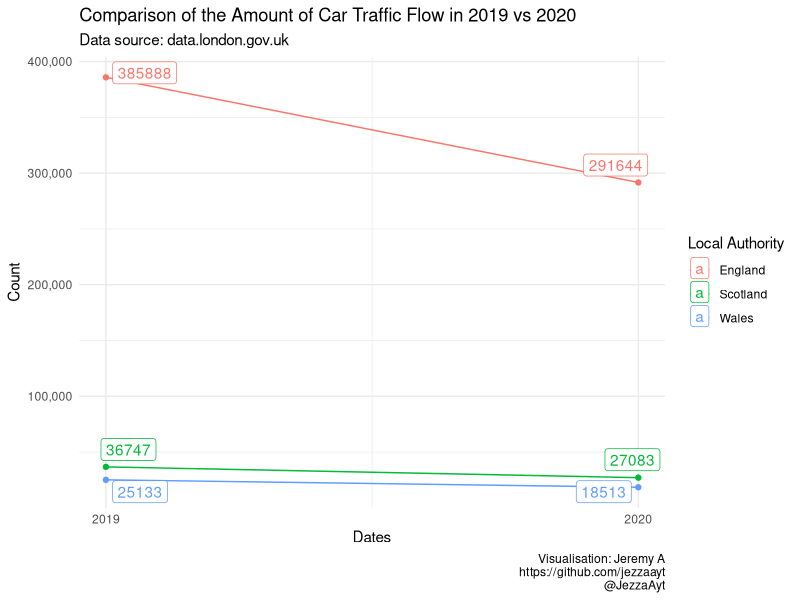

Generate this figure with R:
library(tidyverse)
library(ggrepel)
#data source: https://data.london.gov.uk/dataset/traffic-flows-borough
#license of the data: https://www.nationalarchives.gov.uk/doc/open-government-licence/version/2/
df <- readxl::read_xls("traffic-flow-borough.xls", sheet = "Traffic Flows - Cars")
df
df <- na.omit(df)
df
df2<- df %>% pivot_longer(cols = c(`2019`,`2020`),
                          names_to = "Dates", values_to = "Count") 
df2 <- df2 %>% select(`Local Authority`, Dates, Count)
areas <- c("Wales", "Scotland", "England")
df2 <- df2 %>% filter(`Local Authority` %in% areas)
df2$Dates <- as.numeric(as.character(df2$Dates))
df2$Count <- as.numeric(as.character(df2$Count))
ggplot(df2, aes(x=Dates, y = Count , color = `Local Authority`)) + 
  geom_point()+geom_line() +scale_y_continuous(labels = scales::label_comma()) + 
  scale_x_continuous(breaks = c(2019, 2020)) + geom_label_repel(aes(label= Count)) +
  labs(title = "Comparison of the Amount of Car Traffic Flow in 2019 vs 2020",
       subtitle = "Data source: data.london.gov.uk", 
       caption = "Visualisation: Jeremy A\nhttps://github.com/jezzaayt\n@JezzaAyt") + theme_classic() + theme_minimal()

